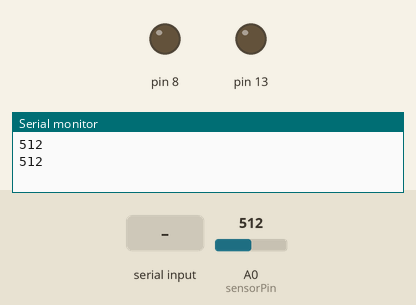
This sketch was run on a simulated Arduino Uno, built with avr-gcc and run on an emulated ATmega328P. Shown: output pins drawn as LEDs (lit = HIGH), the last lines printed to the serial monitor. Inputs (shaded band) come from the test bench; at power-on: A0 (sensorPin) = 512.

Above: at 1.2 s.
1.3 s: "1\n" received over Serial
At 2.5 s:
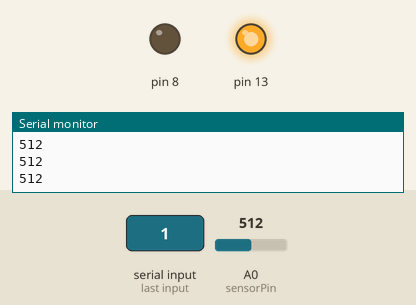
3.5 s: "buzz\n" received over Serial
At 4.15 s:
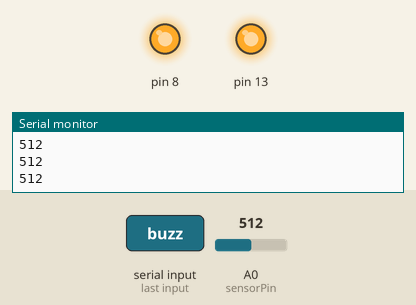
5.8 s: "0\n" received over Serial
At 7.0 s:
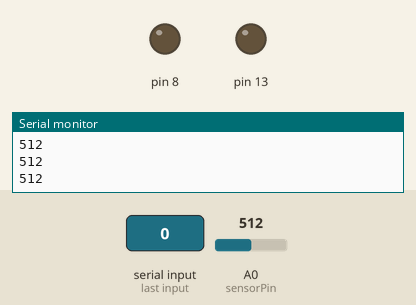
7.8 s: "buzz\n" received over Serial
At 8.45 s:
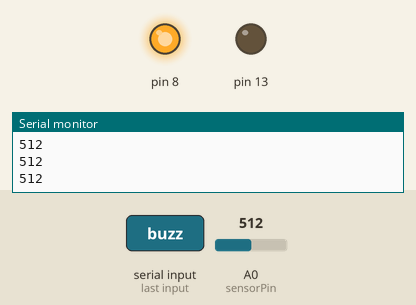
Timing chart, 0 to 10.8 s (numbered marks = the images above; inputs shaded):
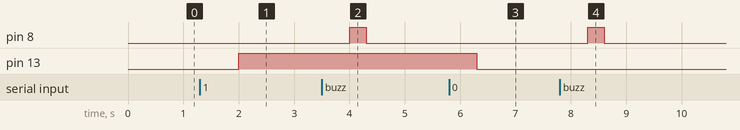

Measured:
- after the input at 1.3 s, pin 13: LOW → HIGH after 0.70 s
- after the input at 3.5 s, pin 8: LOW → HIGH after 0.50 s, → LOW 0.30 s later
- after the input at 5.8 s, pin 13: HIGH → LOW after 0.50 s
- after the input at 7.8 s, pin 8: LOW → HIGH after 0.50 s, → LOW 0.30 s later

The sketch:

sketch.ino
```cpp
int sensorPin = A0;

void setup () {
  Serial.begin(9600);
  pinMode(13,OUTPUT);
  pinMode(8,OUTPUT);
}

void loop() {
  int value = analogRead(sensorPin);
  Serial.println(value);

  // --- Приём команд (только если что-то пришло) ---
  if (Serial.available()) {                    // ← проверяем, есть ли данные
    String command = Serial.readStringUntil('\n');
    command.trim();

    if (command == "1") {
      digitalWrite(13, HIGH);
    } else if (command == "0") {
      digitalWrite(13, LOW);
    } else if (command =="buzz") {
      digitalWrite(8,HIGH);
      delay(300);
      digitalWrite(8,LOW);
    }

  }

  delay(1000);
}
```
